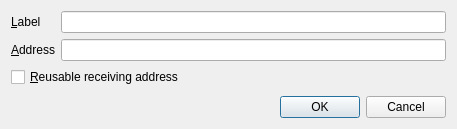
<?xml version="1.0" encoding="UTF-8"?>
<ui version="4.0">
 <class>EditAddressDialog</class>
 <widget class="QDialog" name="EditAddressDialog">
  <property name="geometry">
   <rect>
    <x>0</x>
    <y>0</y>
    <width>457</width>
    <height>129</height>
   </rect>
  </property>
  <property name="windowTitle">
   <string>Edit Address</string>
  </property>
  <layout class="QVBoxLayout" name="verticalLayout">
   <item>
    <layout class="QFormLayout" name="formLayout">
     <property name="fieldGrowthPolicy">
      <enum>QFormLayout::AllNonFixedFieldsGrow</enum>
     </property>
     <item row="0" column="0">
      <widget class="QLabel" name="label">
       <property name="text">
        <string>&amp;Label</string>
       </property>
       <property name="buddy">
        <cstring>labelEdit</cstring>
       </property>
      </widget>
     </item>
     <item row="0" column="1">
      <widget class="QLineEdit" name="labelEdit">
       <property name="toolTip">
        <string>The label associated with this address book entry</string>
       </property>
      </widget>
     </item>
     <item row="1" column="0">
      <widget class="QLabel" name="label_2">
       <property name="text">
        <string>&amp;Address</string>
       </property>
       <property name="buddy">
        <cstring>addressEdit</cstring>
       </property>
      </widget>
     </item>
     <item row="1" column="1">
      <widget class="QLineEdit" name="addressEdit">
       <property name="toolTip">
        <string>The address associated with this address book entry. This can only be modified for sending addresses.</string>
       </property>
      </widget>
     </item>
     <item row="2" column="0" colspan="2">
      <widget class="QCheckBox" name="stealthCB">
       <property name="text">
        <string>&amp;Reusable receiving address</string>
       </property>
      </widget>
     </item>
    </layout>
   </item>
   <item>
    <widget class="QDialogButtonBox" name="buttonBox">
     <property name="orientation">
      <enum>Qt::Horizontal</enum>
     </property>
     <property name="standardButtons">
      <set>QDialogButtonBox::Cancel|QDialogButtonBox::Ok</set>
     </property>
    </widget>
   </item>
  </layout>
 </widget>
 <resources/>
 <connections>
  <connection>
   <sender>buttonBox</sender>
   <signal>accepted()</signal>
   <receiver>EditAddressDialog</receiver>
   <slot>accept()</slot>
   <hints>
    <hint type="sourcelabel">
     <x>248</x>
     <y>254</y>
    </hint>
    <hint type="destinationlabel">
     <x>157</x>
     <y>274</y>
    </hint>
   </hints>
  </connection>
  <connection>
   <sender>buttonBox</sender>
   <signal>rejected()</signal>
   <receiver>EditAddressDialog</receiver>
   <slot>reject()</slot>
   <hints>
    <hint type="sourcelabel">
     <x>316</x>
     <y>260</y>
    </hint>
    <hint type="destinationlabel">
     <x>286</x>
     <y>274</y>
    </hint>
   </hints>
  </connection>
 </connections>
</ui>
